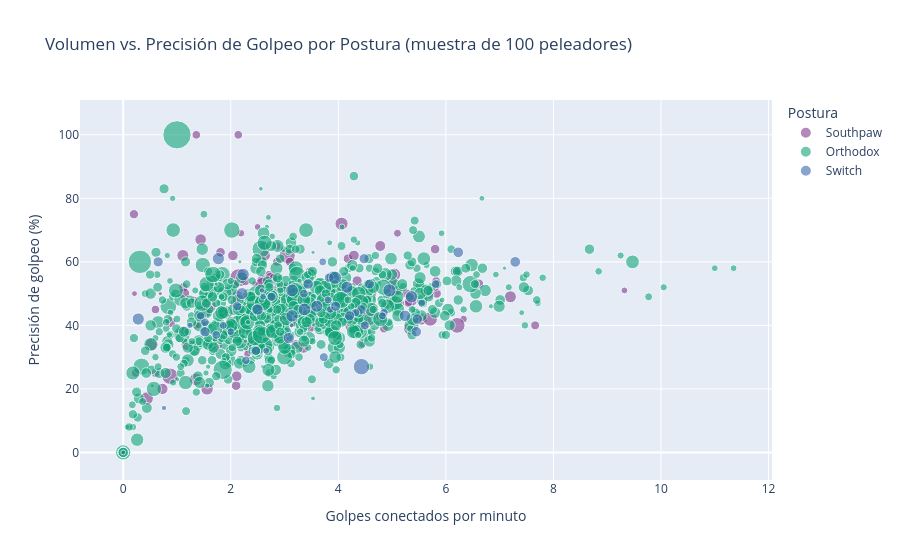

Here is the notebook cell this chart was saved with:
### Markdown cell above
### 5.3  Gráfico de Dispersión — Volumen vs. Precisión de Golpeo

Este es el gráfico central. Cruzamos dos métricas de golpeo:
- **Eje X:** golpes significativos conectados por minuto (volumen de ataque)
- **Eje Y:** precisión de golpeo (% de golpes que aciertan)

Coloreamos por postura y el tamaño representa el total de peleas, para ver si hay un perfil dominante.

### Code cell
# ── Preparar datos: solo peleadores con stats de golpeo y algo de experiencia ──
scatter_df = df[
    df['str_landed_per_min'].notna() &
    df['striking_accuracy_pct'].notna() &
    df['stance'].notna() &
    (df['total_fights'] >= 3)
].copy()

# Filtrar valores extremos poco representativos para que el gráfico sea legible
scatter_df = scatter_df[
    (scatter_df['str_landed_per_min'] <= 12) &
    (scatter_df['striking_accuracy_pct'] <= 100)
]

# ── Muestra aleatoria para no saturar el gráfico ───────────────────────────────
scatter_df = scatter_df.sample(n=1000, random_state=42)

# ── Gráfico de dispersión interactivo (estilo del ejemplo del curso) ───────────
fig3 = px.scatter(
    scatter_df,
    x='str_landed_per_min',
    y='striking_accuracy_pct',
    color='stance',
    size='total_fights',
    hover_name='name',
    hover_data={'wins': True, 'losses': True, 'total_fights': True},
    title='Volumen vs. Precisión de Golpeo por Postura (muestra de 100 peleadores)',
    labels={
        'str_landed_per_min': 'Golpes conectados por minuto',
        'striking_accuracy_pct': 'Precisión de golpeo (%)',
        'stance': 'Postura'
    },
    opacity=0.6,
    color_discrete_sequence=px.colors.qualitative.Bold,
    render_mode='svg'
)
fig3.show() # Mostrar automáticamente

### Figure 1 — Plotly figure (JSON) as saved in the notebook; plotly's stock layout.template omitted (floating-point values rounded to 4 significant figures; data arrays with more than 128 entries replaced by an {"elided": "..."} marker saying what was removed)
{"data": [{"customdata": {"elided": "169x3 int values"}, "hovertemplate": "<b>%{hovertext}</b><br><br>Postura=Southpaw<br>Golpes conectados por minuto=%{x}<br>Precisión de golpeo (%)=%{y}<br>total_fights=%{customdata[2]}<br>wins=%{customdata[0]}<br>losses=%{customdata[1]}<extra></extra>", "hovertext": {"elided": "169 str values"}, "legendgroup": "Southpaw", "marker": {"color": "rgb(127, 60, 141)", "opacity": 0.6, "size": {"elided": "169 int values"}, "sizemode": "area", "sizeref": 0.3475, "symbol": "circle"}, "mode": "markers", "name": "Southpaw", "orientation": "v", "showlegend": true, "type": "scatter", "x": {"elided": "169 float values"}, "xaxis": "x", "y": {"elided": "169 float values"}, "yaxis": "y"}, {"customdata": {"elided": "775x3 int values"}, "hovertemplate": "<b>%{hovertext}</b><br><br>Postura=Orthodox<br>Golpes conectados por minuto=%{x}<br>Precisión de golpeo (%)=%{y}<br>total_fights=%{customdata[2]}<br>wins=%{customdata[0]}<br>losses=%{customdata[1]}<extra></extra>", "hovertext": {"elided": "775 str values"}, "legendgroup": "Orthodox", "marker": {"color": "rgb(17, 165, 121)", "opacity": 0.6, "size": {"elided": "775 int values"}, "sizemode": "area", "sizeref": 0.3475, "symbol": "circle"}, "mode": "markers", "name": "Orthodox", "orientation": "v", "showlegend": true, "type": "scatter", "x": {"elided": "775 float values"}, "xaxis": "x", "y": {"elided": "775 float values"}, "yaxis": "y"}, {"customdata": {"elided": "56x3 int values"}, "hovertemplate": "<b>%{hovertext}</b><br><br>Postura=Switch<br>Golpes conectados por minuto=%{x}<br>Precisión de golpeo (%)=%{y}<br>total_fights=%{customdata[2]}<br>wins=%{customdata[0]}<br>losses=%{customdata[1]}<extra></extra>", "hovertext": ["Jake Lindsey", "John Castaneda", "Daniel Zellhuber", "Will Chope", "Shohei Nose", "Kaleio Romero", "Kalindra Faria", "TJ Brown", "Grant Dawson", "Shuya Kamikubo", "Tony Kelley", "CJ Hamilton", "James McSweeney", "Charles Jourdain", "Ottman Azaitar", "Ty Flores", "Malcolm Gordon", "Shauna Bannon", "Aaron Tau", "Yuma Horiuchi", "Josh Wick", "Kamaru Usman", "Blake Bilder", "Chelsea Hackett", "Dylan Andrews", "Ateba Gautier", "Mike van Arsdale", "Connor Matthews", "Manuel Torres", "Ryan MacDonald", "Dennis Buzukja", "Keisuke Sasu", "AJ Fletcher", "Mitch Raposo", "Gunnar Nelson", "Jarred Brooks", "Daniel Lacerda", "Dmitrii Smoliakov", "Jonas Bilharinho", "Justin Burlinson", "Zhalgas Zhumagulov", "Charles Rosa", "Joao Pierini", "Victor Altamirano", "Brendan Loughnane", "Cory Hendricks", "Edson Gomez", "Serhiy Sidey", "Modestas Bukauskas", "Daermisi Zhawupasi", "Kyle Nelson", "Harry Hardwick", "Hyder Amil", "Mark Kerr", "Zachary Borrego", "Jack Jenkins"], "legendgroup": "Switch", "marker": {"color": "rgb(57, 105, 172)", "opacity": 0.6, "size": [19, 30, 19, 47, 19, 8, 27, 28, 28, 16, 11, 15, 30, 27, 16, 10, 22, 10, 12, 14, 18, 25, 11, 5, 25, 12, 13, 11, 20, 12, 18, 15, 13, 13, 26, 15, 17, 12, 11, 7, 23, 22, 5, 17, 20, 4, 8, 14, 27, 11, 25, 19, 13, 26, 4, 18], "sizemode": "area", "sizeref": 0.3475, "symbol": "circle"}, "mode": "markers", "name": "Switch", "orientation": "v", "showlegend": true, "type": "scatter", "x": [3.44, 4.95, 5.45, 4.43, 1.52, 2.6, 2.23, 3.37, 3.14, 3.83, 5.55, 2.47, 3.94, 5.36, 4.43, 2.0, 2.5, 3.85, 4.85, 3.73, 0.65, 4.16, 3.81, 2.58, 2.21, 4.32, 1.52, 4.82, 7.29, 2.28, 4.21, 2.76, 3.36, 1.73, 1.77, 2.12, 3.95, 1.44, 3.71, 1.24, 5.24, 3.08, 0.76, 4.58, 6.23, 3.13, 2.66, 4.49, 3.14, 1.86, 3.6, 5.47, 5.81, 0.28, 0.0, 4.48], "xaxis": "x", "y": [53.0, 51.0, 38.0, 27.0, 38.0, 49.0, 56.0, 45.0, 51.0, 55.0, 47.0, 32.0, 55.0, 49.0, 45.0, 38.0, 45.0, 45.0, 44.0, 30.0, 60.0, 52.0, 48.0, 51.0, 50.0, 44.0, 41.0, 43.0, 60.0, 29.0, 43.0, 49.0, 50.0, 37.0, 61.0, 46.0, 46.0, 43.0, 60.0, 40.0, 43.0, 36.0, 14.0, 53.0, 63.0, 40.0, 32.0, 40.0, 43.0, 40.0, 46.0, 42.0, 53.0, 42.0, 0.0, 61.0], "yaxis": "y"}], "layout": {"legend": {"itemsizing": "constant", "title": {"text": "Postura"}, "tracegroupgap": 0}, "title": {"text": "Volumen vs. Precisión de Golpeo por Postura (muestra de 100 peleadores)"}, "xaxis": {"anchor": "y", "domain": [0, 1], "title": {"text": "Golpes conectados por minuto"}}, "yaxis": {"anchor": "x", "domain": [0, 1], "title": {"text": "Precisión de golpeo (%)"}}}}
